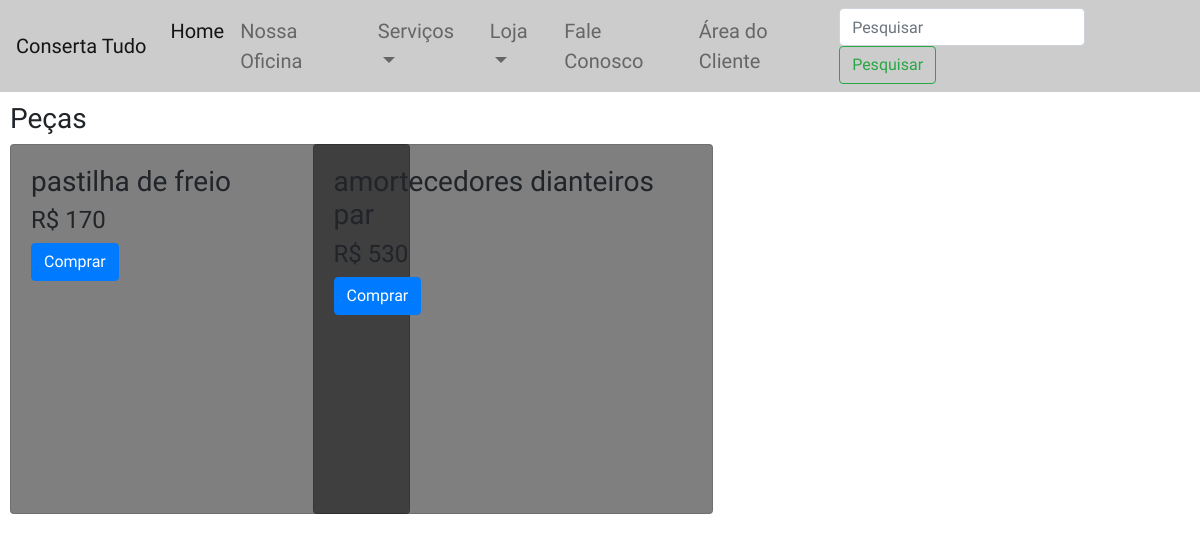
/pecas.php, run on the app's committed database.
### tables this page shows
CREATE TABLE `peca` (
  `codigopeca` int(11) NOT NULL,
  `nome` varchar(60) NOT NULL,
  `marca` varchar(40) NOT NULL,
  `modeloano` varchar(250) NOT NULL,
  `quantidade` int(11) NOT NULL,
  `preco` double NOT NULL
);

### pecas.php (the view, shortened to what this page needs)
<?php
require_once 'head.php';
require_once 'menu.php';
require_once 'conexao.php';
$sql = "SELECT * from peca";
$resultado = $conn->prepare($sql);
$resultado -> execute();
if(($resultado) and ($resultado->rowCount()!=0)){
?>
<div class="container-fluid pecasform">
<div class="row">
    <div class="col-md-3">
     <h3>Peças</h3>
    </div>
</div>
    <div class="row">
      <?php
        while ($linha = $resultado->fetch(PDO::FETCH_ASSOC)){
          extract($linha);
      ?>
        <div class="col-md-3 mochilas">
                <div class="card" style="width: 25rem;">
                    <div class="card-body">
                        <h3 class="card-text"><?php echo $nome; ?></h3>
                        <h4>R$ <?php echo $preco; ?></h4>
                            <button type="button" class="btn btn-primary">Comprar</button>
                    </div>
                </div>
        </div>
        <?php
        }
      }
      ?>
  </div>
<?php
require_once 'footeradm.php';
?>

### pecas.css (style rules this page uses)
.pecasform { padding:10px; }

### login.css (style rules this page uses)
html,body { background-image: url(''); background-size: cover; background-repeat: no-repeat; height: 100%; font-family: 'Numans', sans-serif; }
.card { height: 370px; margin-top: auto; margin-bottom: auto; width: 400px; background-color: rgba(0,0,0,0.5) !important; }

### data on the page
peca: nome "pastilha de freio", preco "170"
peca: nome "amortecedores dianteiros par", preco "530"
